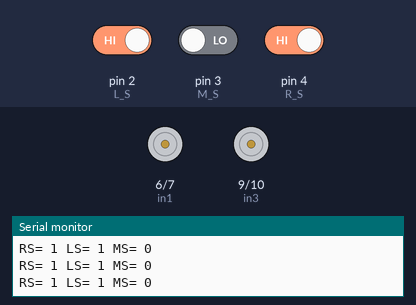
A sketch run on a simulated Arduino Uno, built with avr-gcc and run on an emulated ATmega328P. Parts: motor-driver pin pairs drawn as motors (green arrow = first pin HIGH = forward, orange = second pin HIGH = backward, longer = more drive, scaled by the enable pin), the last lines printed to the serial monitor. Inputs (shaded band) come from the test bench; at power-on: pin 2 (L_S) HIGH, pin 4 (R_S) HIGH, pin 3 (M_S) LOW.

Above: at 2.2 s.
2.3 s: pin 2 (L_S) driven LOW
At 3.0 s:
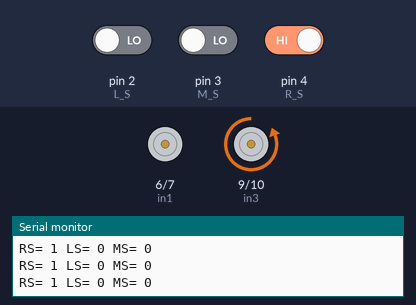
3.8 s: pin 4 (R_S) driven LOW
6.8 s: pin 3 (M_S) driven HIGH
At 7.7 s:
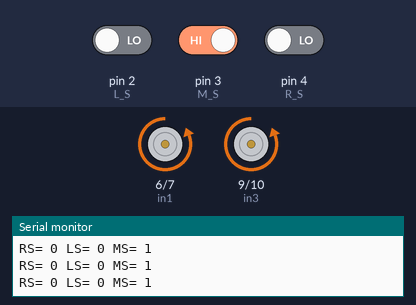
8.3 s: pin 2 (L_S) driven HIGH
At 8.9 s:
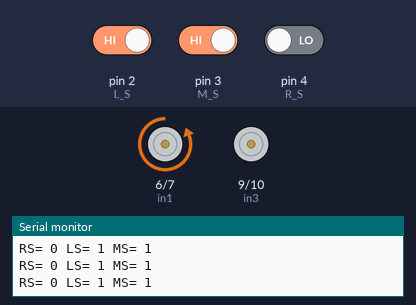
9.8 s: pin 4 (R_S) driven HIGH
At 10.2 s:
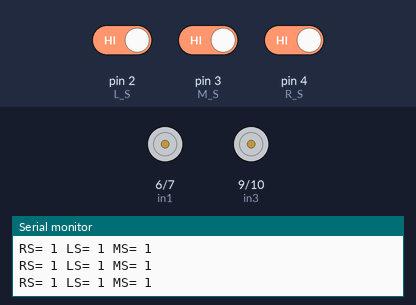
Timing chart, 0 to 12.8 s (numbered marks = the images above; inputs shaded):
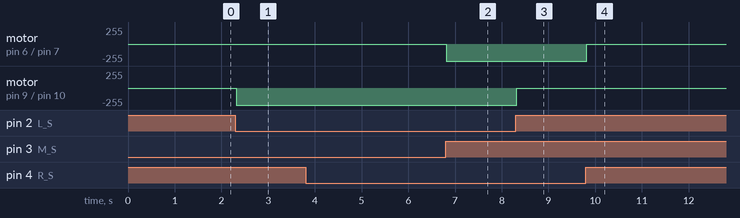

The sketch:

line_follower.ino
```cpp
// Arduino Line Follower Robot Code

#define enA 5//Enable1 L293 Pin enA

#define in1 6 //Motor1  L293 Pin in1

#define in2 7 //Motor1  L293 Pin in1

#define in3 9 //Motor2  L293 Pin in1

#define in4 10 //Motor2  L293 Pin in1

#define enB 8 //Enable2 L293 Pin enB

#define R_S 4//ir sensor Right**right sensor is connected to the left wheel

#define L_S 2 //ir sensor Left**left sensor is connected to the right wheel

#define M_S 3

void setup(){
Serial.begin(9600);

pinMode(R_S, INPUT);

pinMode(L_S, INPUT);

pinMode(M_S, INPUT);

pinMode(enA, OUTPUT);

pinMode(in1, OUTPUT);

pinMode(in2, OUTPUT);

pinMode(in3, OUTPUT);

pinMode(in4, OUTPUT);

pinMode(enB, OUTPUT);

digitalWrite(enA, HIGH);

digitalWrite(enB, HIGH);

delay(1000);

}

void loop(){
  Serial.print("RS= ");
  Serial.print( digitalRead(R_S) );
  Serial.print(" LS= ");
  Serial.print(digitalRead(L_S));
  Serial.print(" MS= ");
  Serial.println(digitalRead(M_S));

if((digitalRead(R_S) == 0)&&(digitalRead(L_S) == 0)&& (digitalRead(M_S) == 1)){forward();}   //if Right Sensor and Left Sensor are at White color then it will call forword function

if((digitalRead(R_S) == 1)&&(digitalRead(L_S) == 0)&& (digitalRead(M_S) == 1) ){turnRight();} //if Right Sensor is Black and Left Sensor is White then it will call turn Right function

if((digitalRead(R_S) == 1)&&(digitalRead(L_S) == 0)&&(digitalRead(M_S) == 0)){turnRight();}

if((digitalRead(R_S) == 0)&&(digitalRead(L_S) == 1)&& (digitalRead(M_S) == 1)){turnLeft();}  //if Right Sensor is White and Left Sensor is Black then it will call turn Left function

if((digitalRead(R_S) == 0)&&(digitalRead(L_S) == 1)&&(digitalRead(M_S) == 0)){turnLeft();}

if((digitalRead(R_S) == 1)&&(digitalRead(L_S) == 1)&& (digitalRead(M_S) == 1)){Stop();} //if Right Sensor and Left Sensor are at Black color then it will call Stop function


}

void forward(){  //forword

digitalWrite(in1,LOW); //Right Motor forword Pin

digitalWrite(in2, HIGH);  //Right Motor backword Pin

digitalWrite(in3, LOW);  //Left Motor backword Pin

digitalWrite(in4, HIGH); //Left Motor forword Pin

}

void turnRight(){ //turnRight

digitalWrite(in1, LOW);  //Right Motor forword Pin

digitalWrite(in2, LOW); //Right Motor backword Pin

digitalWrite(in3, LOW);  //Left Motor backword Pin

digitalWrite(in4, HIGH); //Left Motor forword Pin
delay(100);

}

void turnLeft(){ //turnLeft

digitalWrite(in1, LOW); //Right Motor forword Pin

digitalWrite(in2, HIGH);  //Right Motor backword Pin

digitalWrite(in3, LOW); //Left Motor backword Pin

digitalWrite(in4, LOW);  //Left Motor forword Pin
delay(100);

}

void Stop(){ //stop

digitalWrite(in1, LOW); //Right Motor forword Pin

digitalWrite(in2, LOW); //Right Motor backword Pin

digitalWrite(in3, LOW); //Left Motor backword Pin

digitalWrite(in4, LOW); //Left Motor forword Pin

}
```

Measured:
- after the input at 2.3 s, motor on pin 9 (in3) / pin 10 (in4): stopped → backward 255/255 at once
- after the input at 6.8 s, motor on pin 6 (in1) / pin 7 (in2): stopped → backward 255/255 at once
- after the input at 8.3 s, motor on pin 9 (in3) / pin 10 (in4): backward 255/255 → stopped at once
- after the input at 9.8 s, motor on pin 6 (in1) / pin 7 (in2): backward 255/255 → stopped at once
